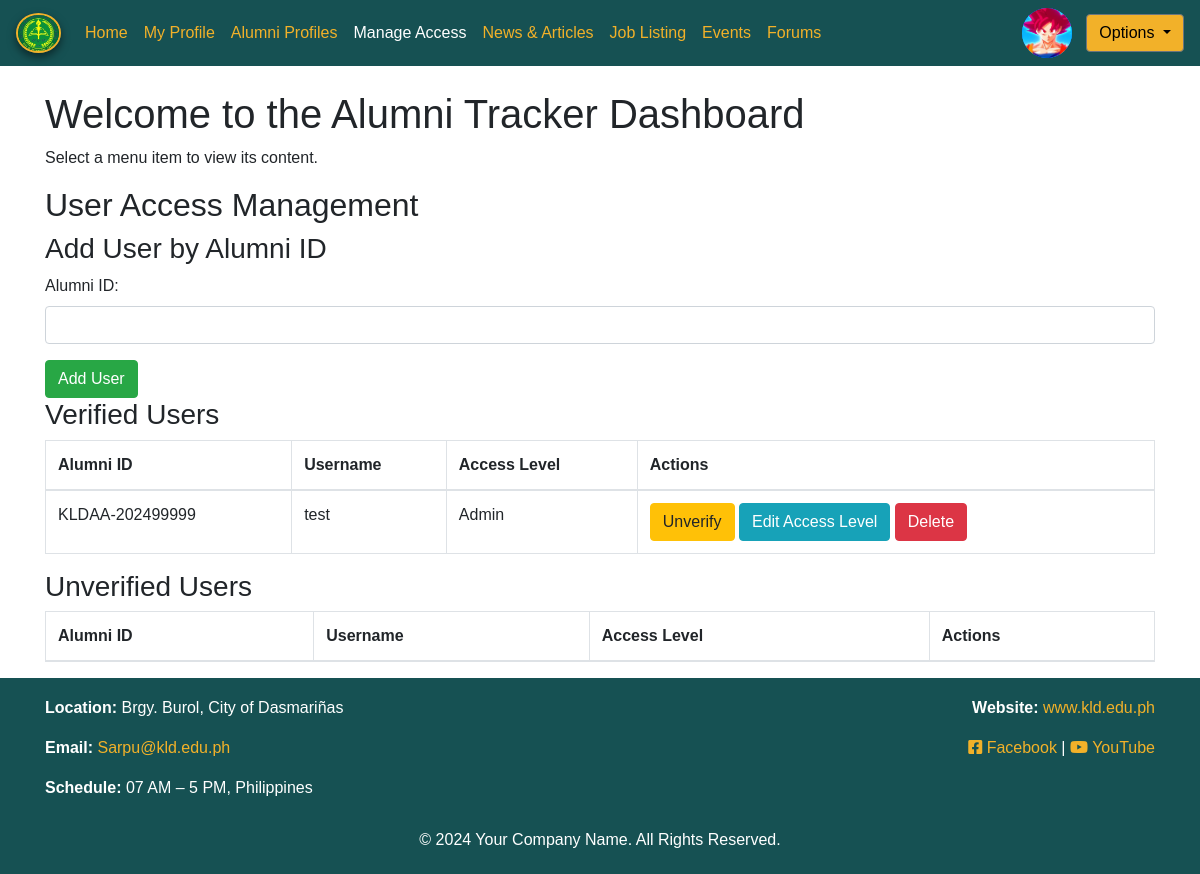
The app's page /ManageAccess.php (signed in) with its own data.
### tables this page shows
CREATE TABLE `alumni_profile_table` (
  `id` int(11) NOT NULL,
  `timestamp` timestamp NOT NULL DEFAULT current_timestamp() COMMENT 'Time of data entry',
  `username` varchar(100) NOT NULL COMMENT 'User’s unique identifier, typically email',
  `email` varchar(100) NOT NULL COMMENT 'Primary email address',
  `alumni_id` varchar(50) NOT NULL COMMENT 'Unique ID assigned to each alumni',
  `fname` varchar(50) NOT NULL COMMENT 'First name of alumni',
  `mname` varchar(50) DEFAULT NULL COMMENT 'Middle name of alumni',
  `lname` varchar(50) NOT NULL COMMENT 'Last name of alumni',
  `kld_email` varchar(100) NOT NULL COMMENT 'Official KLD email address',
  `home_address` varchar(255) DEFAULT NULL COMMENT 'Primary home address of alumni',
  `primary_phone` varchar(15) DEFAULT NULL COMMENT 'Primary phone number',
  `secondary_phone` varchar(15) DEFAULT NULL COMMENT 'Secondary phone number',
  `gender` enum('Male','Female','Other') DEFAULT 'Other' COMMENT 'Gender of alumni',
  `date_of_birth` date DEFAULT NULL COMMENT 'Date of birth of alumni',
  `graduation_year` year(4) DEFAULT NULL COMMENT 'Graduation year',
  `degree_obtained` varchar(100) DEFAULT NULL COMMENT 'Degree obtained by alumni',
  `employment_status` enum('Unemployed','Employed','Pursued Studies') DEFAULT 'Unemployed' COMMENT 'Current employment status',
  `company_name` varchar(100) DEFAULT NULL COMMENT 'Company name if employed',
  `job_title` varchar(100) DEFAULT NULL COMMENT 'Job title if employed',
  `job_description` text DEFAULT NULL COMMENT 'Brief description of job duties if employed',
  `reason_future_plans` text DEFAULT NULL COMMENT 'Reason for current status and future plans',
  `motivation_for_studies` text DEFAULT NULL COMMENT 'Motivation for pursuing further studies',
  `degree_or_program` varchar(100) DEFAULT NULL COMMENT 'Further studies degree or program',
  `created_at` timestamp NOT NULL DEFAULT current_timestamp() COMMENT 'Record creation timestamp',
  `updated_at` timestamp NOT NULL DEFAULT current_timestamp() ON UPDATE current_timestamp() COMMENT 'Record update timestamp',
  `profile_picture` varchar(255) DEFAULT NULL COMMENT 'Path or URL of the profile picture'
);

CREATE TABLE `users_access` (
  `id` int(11) NOT NULL,
  `alumni_id` varchar(50) DEFAULT NULL,
  `username` varchar(50) NOT NULL,
  `email` varchar(100) NOT NULL,
  `userpassword` varchar(255) NOT NULL,
  `is_verified` tinyint(1) DEFAULT 0,
  `is_active` tinyint(1) DEFAULT 0,
  `created_at` timestamp NOT NULL DEFAULT current_timestamp(),
  `updated_at` timestamp NOT NULL DEFAULT current_timestamp() ON UPDATE current_timestamp(),
  `last_login` timestamp NULL DEFAULT NULL,
  `session_token` varchar(255) DEFAULT NULL,
  `is_admin` tinyint(1) DEFAULT 0
);

### session.php (called while the page is built, shortened)
<?php
require 'database.php';
$user_id = $_SESSION['user_id'];
$stmt = $conn->prepare("SELECT alumni_id, is_admin FROM users_access WHERE id = ?");
$stmt->bind_param("s", $user_id);
$stmt->execute();
$stmt->bind_result($alumni_id, $is_admin);
$profile_stmt = $conn->prepare("SELECT * FROM alumni_profile_table WHERE alumni_id = ?");
$profile_stmt->bind_param("s", $alumni_id);
$profile_stmt->execute();
$result = $profile_stmt->get_result();
if ($result->num_rows > 0) {
    $profile = $result->fetch_assoc();
} else {
    echo "No profile found for this student ID.";
    exit();
}
?>

### ManageAccess.php (the view, shortened to what this page needs)
<?php
require 'session.php';
$verifiedUsersQuery = "SELECT * FROM users_access WHERE is_verified = 1";
$verifiedUsers = $conn->query($verifiedUsersQuery)->fetch_all(MYSQLI_ASSOC);
?>
<!DOCTYPE html>
<html lang="en">
<head>
    <link rel="stylesheet" href="https://cdnjs.cloudflare.com/ajax/libs/font-awesome/6.0.0-beta3/css/all.min.css">
    <link rel="stylesheet" href="./resources/styles.css">
    <link rel="stylesheet" href="./resources/dashboard.css">
    <link rel="stylesheet" href="https://cdn.datatables.net/1.13.1/css/jquery.dataTables.min.css">
</head>
<body>
<?php include 'header.php'; ?>
<div class="content container mt-4" id="dashboard-content">
    <h1>Welcome to the Alumni Tracker Dashboard</h1>
    <p>Select a menu item to view its content.</p>
    <h2>User Access Management</h2>
    <div class="row">
        <div class="col-md-12">
            <h3>Add User by Alumni ID</h3>
            <form action="ManageAccess.php" method="POST">
                <div class="form-group">
                    <label for="alumni_id">Alumni ID:</label>
                    <input type="text" class="form-control" id="alumni_id" name="alumni_id" required>
                </div>
                <button type="submit" class="btn btn-success">Add User</button>
            </form>
        </div>
    </div>
    <div class="row">
        <div class="col-md-12">
            <h3>Verified Users</h3>
            <table id="verifiedUserTable" class="table table-bordered">
                <thead>
                    <tr>
                        <th>Alumni ID</th>
                        <th>Username</th>
                        <th>Access Level</th>
                        <th>Actions</th>
                    </tr>
                </thead>
                <tbody>
                    <?php foreach ($verifiedUsers as $user): ?>
                        <tr>
                            <td><?php echo htmlspecialchars($user['alumni_id']); ?></td>
                            <td><?php echo htmlspecialchars($user['username']); ?></td>
                            <td><?php echo $user['is_admin'] ? "Admin" : "User"; ?></td>
                            <td>
                                <a href="ManageAccess.php?action=unverify&id=<?php echo urlencode($user['id']); ?>" class="btn btn-warning">Unverify</a>
                                <button type="button" class="btn btn-info edit-access-btn" data-user-id="<?php echo urlencode($user['id']); ?>" data-current-access-level="<?php echo $user['is_admin']; ?>">Edit Access Level</button>
                                <a href="ManageAccess.php?action=delete&id=<?php echo urlencode($user['id']); ?>" class="btn btn-danger" onclick="return confirm('Are you sure you want to delete this user?')">Delete</a>
                            </td>
                        </tr>
                    <?php endforeach; ?>
                </tbody>
            </table>
        </div>
        <div class="col-md-12">
            <h3>Unverified Users</h3>
            <table id="unverifiedUserTable" class="table table-bordered">
                <thead>
                    <tr>
                        <th>Alumni ID</th>
                        <th>Username</th>
                        <th>Access Level</th>
                        <th>Actions</th>
                    </tr>
                </thead>
            </table>
        </div>
    </div>
</div>
<?php include 'footer.php'; ?>
</body>
</html>

### header.php (shortened to what this page needs)
<header id="header">
    <nav class="navbar navbar-expand-lg navbar-dark bg-dark">
        <a class="navbar-brand" href="dashboard.php">
            <img src="./image/kld-logo-removebg-preview.png" class="logo-shadow" alt="Brand Logo" />
        </a>
        <div class="collapse navbar-collapse" id="navbarNav">
            <ul class="navbar-nav" id="navbar-links">
                <?php if ($is_admin): ?>
                    <li class="nav-item"><a class="nav-link" href="dashboard.php">Home</a></li>
                    <li class="nav-item"><a class="nav-link" href="MyProfile.php">My Profile</a></li>
                    <li class="nav-item"><a class="nav-link" href="AlumniProfiles.php">Alumni Profiles</a></li>
                    <li class="nav-item"><a class="nav-link" href="ManageAccess.php">Manage Access</a></li>
                    <li class="nav-item"><a class="nav-link" href="NewsArticle.php">News & Articles</a></li>
                    <li class="nav-item"><a class="nav-link" href="#">Job Listing</a></li>
                    <li class="nav-item"><a class="nav-link" href="#">Events</a></li>
                    <li class="nav-item"><a class="nav-link" href="#">Forums</a></li>
                <?php endif; ?>
            </ul>
            <div class="dropdown ml-auto">
                <div class="circular-display" title="Profile">
                    <img src="image/<?php echo htmlspecialchars($profile['profile_picture']); ?>" class="circular-display" alt="Profile Picture">
                </div>
                <button class="btn btn-secondary dropdown-toggle" type="button" id="dropdownMenuButton" data-toggle="dropdown" aria-haspopup="true" aria-expanded="false">
                    Options
                </button>
            </div>
        </div>
    </nav>
</header>

### resources/dashboard.css (style rules this page uses)
body { font-family: Arial, sans-serif; margin: 0; padding: 0; display: flex; flex-direction: column; min-height: 100vh; }
.bg-dark { background-color: #165153 !important; }
.btn-secondary { color: #000000 !important; background-color: #f2b129 !important; border-color: #6c757d !important; }
.circular-display { width: 50px; height: 50px; border-radius: 50%; background-color: #007bff; display: inline-block; margin-right: 10px; color: white; font-weight: bold; }
.navbar-dark .navbar-nav .nav-link { color: #f2b129 !important; }
.navbar-dark .navbar-nav .nav-link.active { color: white !important; }

### header.php (style rules this page uses)
.logo-shadow { transition: transform 0.3s ease, box-shadow 0.3s ease; box-shadow: 0 4px 8px rgba(0, 0, 0, 0.5); width: 45px; height: 40px; border-radius: 50%; object-fit: cover; border: 2px solid #f2b129; }
.nav-link.active { color: #fff; }

### records on screen
alumni_profile_table: profile_picture (picture)
users_access: alumni "KLDAA-202499999", username "test", is_admin "Admin"
